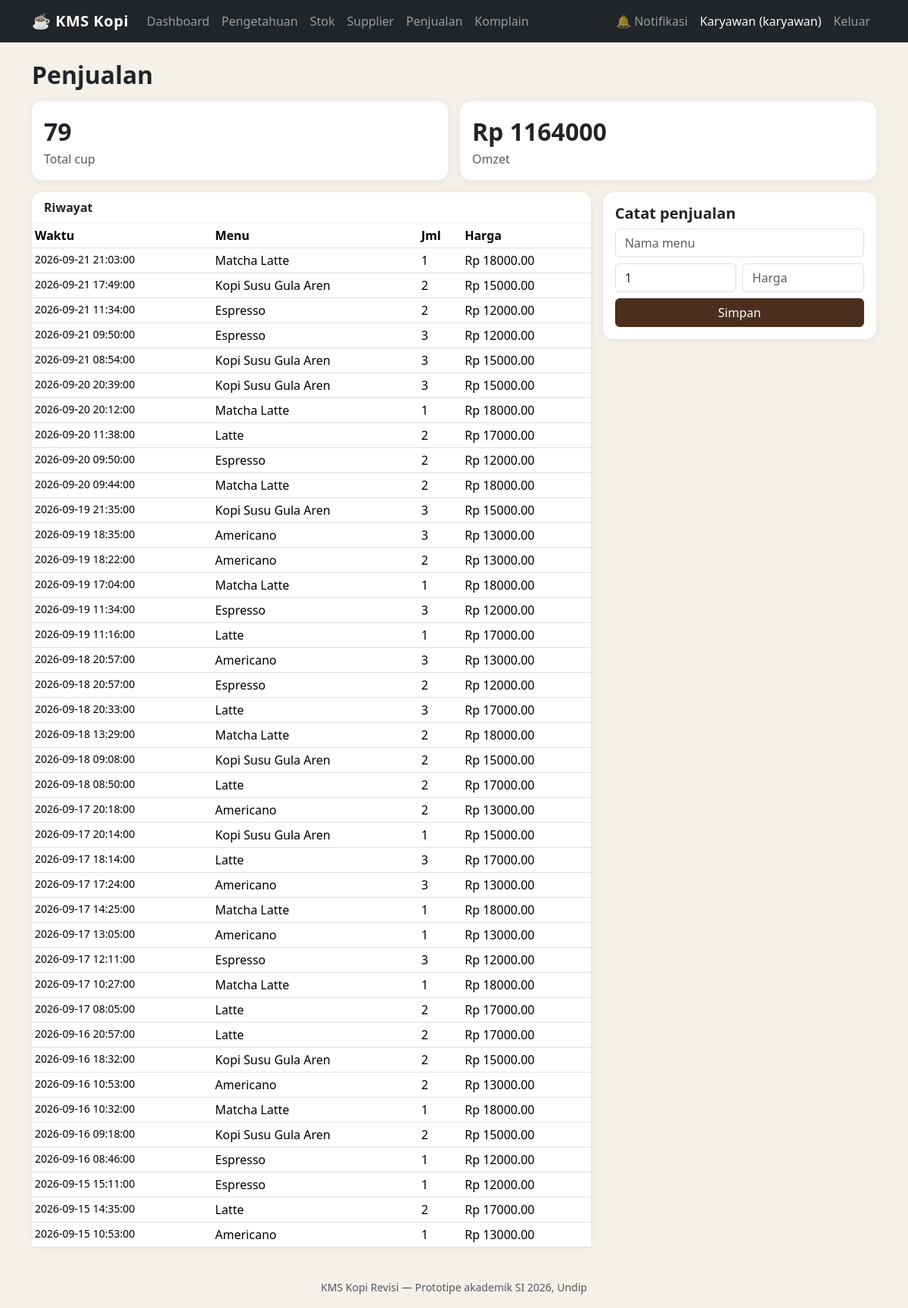
The page /penjualan (signed in) on the database its author committed.
### app/models.py (models this page shows)
class Pengguna(db.Model):
    __tablename__ = "pengguna"
    id = db.Column(db.Integer, primary_key=True)
    nama = db.Column(db.String(100), nullable=False)
    peran = db.Column(db.Enum("pemilik", "karyawan"), nullable=False, default="karyawan")
    pin_hash = db.Column(db.String(255), nullable=False)
    aktif = db.Column(db.Boolean, default=True)
    created_at = db.Column(db.DateTime, default=datetime.utcnow)

class Penjualan(db.Model):
    __tablename__ = "penjualan"
    id = db.Column(db.Integer, primary_key=True)
    nama_menu = db.Column(db.String(100), nullable=False)
    jumlah = db.Column(db.Integer, nullable=False, default=1)
    harga_satuan = db.Column(db.Numeric(12, 2), default=0)
    waktu = db.Column(db.DateTime, default=datetime.utcnow)
    dicatat_oleh = db.Column(db.Integer, db.ForeignKey("pengguna.id"))

### app/routes/penjualan.py (the view)
@bp.route("/penjualan")
@login_required
def daftar():
    items = Penjualan.query.order_by(Penjualan.waktu.desc()).limit(100).all()
    total_omzet = db.session.query(func.coalesce(func.sum(Penjualan.jumlah * Penjualan.harga_satuan), 0)).scalar()
    total_cup = db.session.query(func.coalesce(func.sum(Penjualan.jumlah), 0)).scalar()
    return render_template("penjualan.html", items=items, total_omzet=total_omzet, total_cup=total_cup)

### app/routes/helpers.py (called while the page is built)
def login_required(f):
    @wraps(f)
    def wrapper(*args, **kwargs):
        if not session.get("user_id"):
            flash("Silakan login dulu.", "warning")
            return redirect(url_for("auth.login"))
        return f(*args, **kwargs)
    return wrapper

### app/templates/penjualan.html (shortened to what this page needs)
{% extends "base.html" %}
{% block content %}
<h2 class="fw-bold mb-3">Penjualan</h2>
<div class="row g-3 mb-3">
  <div class="col-md-6"><div class="card stat"><div class="card-body"><div class="stat-num">{{ total_cup }}</div><div class="text-muted">Total cup</div></div></div></div>
  <div class="col-md-6"><div class="card stat"><div class="card-body"><div class="stat-num">Rp {{ "%.0f"|format(total_omzet or 0) }}</div><div class="text-muted">Omzet</div></div></div></div>
</div>
<div class="row g-3">
<div class="col-md-8"><div class="card"><div class="card-header fw-bold">Riwayat</div>
<table class="table table-sm mb-0"><thead><tr><th>Waktu</th><th>Menu</th><th>Jml</th><th>Harga</th></tr></thead><tbody>
{% for p in items %}<tr><td class="small">{{ p.waktu }}</td><td>{{ p.nama_menu }}</td><td>{{ p.jumlah }}</td><td>Rp {{ p.harga_satuan }}</td></tr>{% endfor %}
</tbody></table></div></div>
<div class="col-md-4"><div class="card card-body"><h5 class="fw-bold">Catat penjualan</h5>
<form method="post" action="{{ url_for('penjualan.tambah') }}">
  <input name="nama_menu" class="form-control mb-2" placeholder="Nama menu" required>
  <div class="d-flex gap-2 mb-2"><input name="jumlah" type="number" min="1" value="1" class="form-control"><input name="harga_satuan" type="number" step="any" class="form-control" placeholder="Harga" required></div>
  <button class="btn btn-dark w-100">Simpan</button>
</form></div></div>
</div>
{% endblock %}

### app/templates/base.html (shortened to what this page needs)
<!doctype html>
<html lang="id">
<head>
  <link href="https://cdn.jsdelivr.net/npm/bootstrap@5.3.3/dist/css/bootstrap.min.css" rel="stylesheet">
  <link href="{{ url_for('static', filename='style.css') }}" rel="stylesheet">
</head>
<body>
<nav class="navbar navbar-expand-lg navbar-dark bg-dark sticky-top">
  <div class="container">
    <a class="navbar-brand fw-bold" href="{{ url_for('dashboard.index') }}">☕ KMS Kopi</a>
    <div class="collapse navbar-collapse" id="nav">
      {% if current_user %}
      <ul class="navbar-nav me-auto">
        <li class="nav-item"><a class="nav-link" href="{{ url_for('dashboard.index') }}">Dashboard</a></li>
        <li class="nav-item"><a class="nav-link" href="{{ url_for('pengetahuan.daftar') }}">Pengetahuan</a></li>
        <li class="nav-item"><a class="nav-link" href="{{ url_for('stok.daftar') }}">Stok</a></li>
        <li class="nav-item"><a class="nav-link" href="{{ url_for('supplier.daftar') }}">Supplier</a></li>
        <li class="nav-item"><a class="nav-link" href="{{ url_for('penjualan.daftar') }}">Penjualan</a></li>
        <li class="nav-item"><a class="nav-link" href="{{ url_for('komplain.daftar') }}">Komplain</a></li>
      </ul>
      <ul class="navbar-nav">
        <li class="nav-item"><a class="nav-link" href="{{ url_for('notifikasi.daftar') }}">🔔 Notifikasi {% if unread_count %}<span class="badge bg-danger">{{ unread_count }}</span>{% endif %}</a></li>
        <li class="nav-item"><span class="nav-link text-light">{{ current_user.nama }} ({{ current_user.peran }})</span></li>
        <li class="nav-item"><a class="nav-link" href="{{ url_for('auth.logout') }}">Keluar</a></li>
      </ul>
      {% endif %}
    </div>
  </div>
</nav>
<main class="container my-4">
  {% block content %}{% endblock %}
</main>
<footer class="text-center text-muted py-3"><small>KMS Kopi Revisi — Prototipe akademik SI 2026, Undip</small></footer>
</body>
</html>

### app/static/style.css (style rules this page uses)
body { background: #f6f1e8; }
.navbar-brand { letter-spacing: .5px; }
.card { border-radius: 14px; border: none; box-shadow: 0 2px 12px rgba(0,0,0,.06); }
.card-header { background: #fff; border-bottom: 1px solid #eee; border-radius: 14px 14px 0 0 !important; }
.stat-num { font-size: 2rem; font-weight: 800; }
.btn-dark { background: #4b2e1e; border-color: #4b2e1e; }
a { color: #4b2e1e; }

### rows shown on the page
Pengguna: nama "Karyawan", peran "karyawan"
Penjualan: waktu "2026-09-21 21:03:00", nama_menu "Matcha Latte", jumlah "1", harga_satuan "18000.00"
Penjualan: waktu "2026-09-21 17:49:00", nama_menu "Kopi Susu Gula Aren", jumlah "2", harga_satuan "15000.00"
Penjualan: waktu "2026-09-21 11:34:00", nama_menu "Espresso", jumlah "2", harga_satuan "12000.00"
Penjualan: waktu "2026-09-21 09:50:00", nama_menu "Espresso", jumlah "3", harga_satuan "12000.00"
Penjualan: waktu "2026-09-21 08:54:00", nama_menu "Kopi Susu Gula Aren", jumlah "3", harga_satuan "15000.00"
Penjualan: waktu "2026-09-20 20:39:00", nama_menu "Kopi Susu Gula Aren", jumlah "3", harga_satuan "15000.00"
Penjualan: waktu "2026-09-20 20:12:00", nama_menu "Matcha Latte", jumlah "1", harga_satuan "18000.00"
Penjualan: waktu "2026-09-20 11:38:00", nama_menu "Latte", jumlah "2", harga_satuan "17000.00"
Penjualan: waktu "2026-09-20 09:50:00", nama_menu "Espresso", jumlah "2", harga_satuan "12000.00"
Penjualan: waktu "2026-09-20 09:44:00", nama_menu "Matcha Latte", jumlah "2", harga_satuan "18000.00"
Penjualan: waktu "2026-09-19 21:35:00", nama_menu "Kopi Susu Gula Aren", jumlah "3", harga_satuan "15000.00"
Penjualan: waktu "2026-09-19 18:35:00", nama_menu "Americano", jumlah "3", harga_satuan "13000.00"
Penjualan: waktu "2026-09-19 18:22:00", nama_menu "Americano", jumlah "2", harga_satuan "13000.00"
Penjualan: waktu "2026-09-19 17:04:00", nama_menu "Matcha Latte", jumlah "1", harga_satuan "18000.00"
Penjualan: waktu "2026-09-19 11:34:00", nama_menu "Espresso", jumlah "3", harga_satuan "12000.00"
Penjualan: waktu "2026-09-19 11:16:00", nama_menu "Latte", jumlah "1", harga_satuan "17000.00"
Penjualan: waktu "2026-09-18 20:57:00", nama_menu "Americano", jumlah "3", harga_satuan "13000.00"
Penjualan: waktu "2026-09-18 20:57:00", nama_menu "Espresso", jumlah "2", harga_satuan "12000.00"
Penjualan: waktu "2026-09-18 20:33:00", nama_menu "Latte", jumlah "3", harga_satuan "17000.00"
Penjualan: waktu "2026-09-18 13:29:00", nama_menu "Matcha Latte", jumlah "2", harga_satuan "18000.00"
Penjualan: waktu "2026-09-18 09:08:00", nama_menu "Kopi Susu Gula Aren", jumlah "2", harga_satuan "15000.00"
Penjualan: waktu "2026-09-18 08:50:00", nama_menu "Latte", jumlah "2", harga_satuan "17000.00"
Penjualan: waktu "2026-09-17 20:18:00", nama_menu "Americano", jumlah "2", harga_satuan "13000.00"
Penjualan: waktu "2026-09-17 20:14:00", nama_menu "Kopi Susu Gula Aren", jumlah "1", harga_satuan "15000.00"
Penjualan: waktu "2026-09-17 18:14:00", nama_menu "Latte", jumlah "3", harga_satuan "17000.00"
Penjualan: waktu "2026-09-17 17:24:00", nama_menu "Americano", jumlah "3", harga_satuan "13000.00"
Penjualan: waktu "2026-09-17 14:25:00", nama_menu "Matcha Latte", jumlah "1", harga_satuan "18000.00"
Penjualan: waktu "2026-09-17 13:05:00", nama_menu "Americano", jumlah "1", harga_satuan "13000.00"
Penjualan: waktu "2026-09-17 12:11:00", nama_menu "Espresso", jumlah "3", harga_satuan "12000.00"
Penjualan: waktu "2026-09-17 10:27:00", nama_menu "Matcha Latte", jumlah "1", harga_satuan "18000.00"
Penjualan: waktu "2026-09-17 08:05:00", nama_menu "Latte", jumlah "2", harga_satuan "17000.00"
Penjualan: waktu "2026-09-16 20:57:00", nama_menu "Latte", jumlah "2", harga_satuan "17000.00"
Penjualan: waktu "2026-09-16 18:32:00", nama_menu "Kopi Susu Gula Aren", jumlah "2", harga_satuan "15000.00"
Penjualan: waktu "2026-09-16 10:53:00", nama_menu "Americano", jumlah "2", harga_satuan "13000.00"
Penjualan: waktu "2026-09-16 10:32:00", nama_menu "Matcha Latte", jumlah "1", harga_satuan "18000.00"
Penjualan: waktu "2026-09-16 09:18:00", nama_menu "Kopi Susu Gula Aren", jumlah "2", harga_satuan "15000.00"
Penjualan: waktu "2026-09-16 08:46:00", nama_menu "Espresso", jumlah "1", harga_satuan "12000.00"
Penjualan: waktu "2026-09-15 15:11:00", nama_menu "Espresso", jumlah "1", harga_satuan "12000.00"
Penjualan: waktu "2026-09-15 14:35:00", nama_menu "Latte", jumlah "2", harga_satuan "17000.00"
Penjualan: waktu "2026-09-15 10:53:00", nama_menu "Americano", jumlah "1", harga_satuan "13000.00"

### other values the page prints
{{ total_cup }} "79"
{{ "%.0f"|format(total_omzet or 0) }} "1164000"
